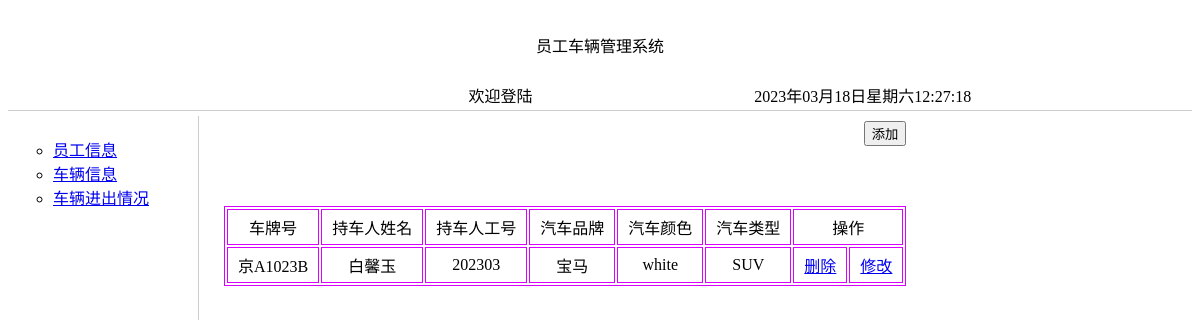
The app's page /showCar/ with its own data.
### ecar/models.py (models this page shows)
class Car(models.Model):
    c_id = models.AutoField(primary_key=True)
    car_number = models.CharField(max_length=20) #car number
    user_id = models.IntegerField() #employee number
    car_brand = models.CharField(max_length=50)
    car_color = models.CharField(max_length=20)
    car_type = models.CharField(max_length=30)

class Employee(models.Model):
    sid = models.IntegerField(primary_key=True) #employee number
    name = models.CharField(max_length=20)
    phone = models.CharField(max_length=50)
    department = models.CharField(max_length=20)
    birthday = models.DateField()

### ecar/CarOperation.py (the view)
# urls.py: path('showCar/', CarOperation.show),
def show(request):
    Carall = Car.objects.all()
    for car in Carall: #car is a dictionary
        car.employee_name = Employee.objects.get(sid=car.user_id).name
    return render(request, 'showcar.html', {'car': Carall})

### templates/showcar.html (shortened to what this page needs)
<!DOCTYPE html>
<html lang="en">
<head>
</head>
<!DOCTYPE HTML>
<html>
<head>
</head>
<body>
<div class="page">
    <div class="header">
        <div id="title">
            <table width="100%">
                <tr>
                    <td height="68" colspan="4" align="center">员工车辆管理系统</td>
                </tr>
                <tr>
                    <td width="40%" align="right">
                        <marquee>
                            欢迎登陆
                        </marquee>
                    </td>
                    <td width="50%" align="center"><span id="show"></span></td>
                </tr>
            </table>
        </div>
    </div>
    <div class="MainContainer">
        <div class="sidebar">
            <ul type="circle">
                <li>
                    <a href="/showEmployee/" target="right">员工信息</a></li>
                <li>
                    <a href="/showCar/" target="right">车辆信息</a></li>
                <li>
                    <a href="/showRecord/" target="right">车辆进出情况</a></li>
            </ul>
        </div>
        <div id="main" class="main">
            <div align="right">
                <button onclick="window.location.href='/addCar/'">添加</button>
            </div>
            <table>
                <tbody>
                <tr>
                    <td>车牌号</td>
                    <td>持车人姓名</td>
                    <td>持车人工号</td>
                    <td>汽车品牌</td>
                    <td>汽车颜色</td>
                    <td>汽车类型</td>
                    <td colspan="2">操作</td>
                </tr>
                {% for cardata in car %}
                    <tr>
                        <td>{{ cardata.car_number }}</td>
                        <td>{{ cardata.employee_name }}</td>
                        <td>{{ cardata.user_id }}</td>
                        <td>{{ cardata.car_brand }}</td>
                        <td>{{ cardata.car_color }}</td>
                        <td>{{ cardata.car_type }}</td>
                        <td>
                            <a href="/deleteCar/{{ cardata.c_id }}">删除</a>
                        </td>
                        <td>
                            <a href="/editCar/{{ cardata.c_id }}">修改</a>
                        </td>
                    </tr>
                {% endfor %}
                </tbody>
            </table>
        </div>
    </div>
</div>
</body>
</html>

### templates/showcar.html (style rules this page uses)
.header { border-bottom: 1px solid #ccc; margin-bottom: 5px; }
.MainContainer { min-width: 960px; max-width: 1600px; }
.sidebar { width: 180px; float: left; margin-right: -180px; border-right: 1px solid #ccc; min-height: 500px; padding: 5px; }
.main { float: left; margin-left: 200px; padding: 5px; }
.main table { text-align: center; border: 1px solid #d701fd; margin: 60px auto 45px; }
.main tr td { border: 1px solid #d701fd; padding: 5px 10px; }

### records on screen
Car: car_number "京A1023B", employee_name "白馨玉", user_id "202303", car_brand "宝马", car_color "white", car_type "SUV"
